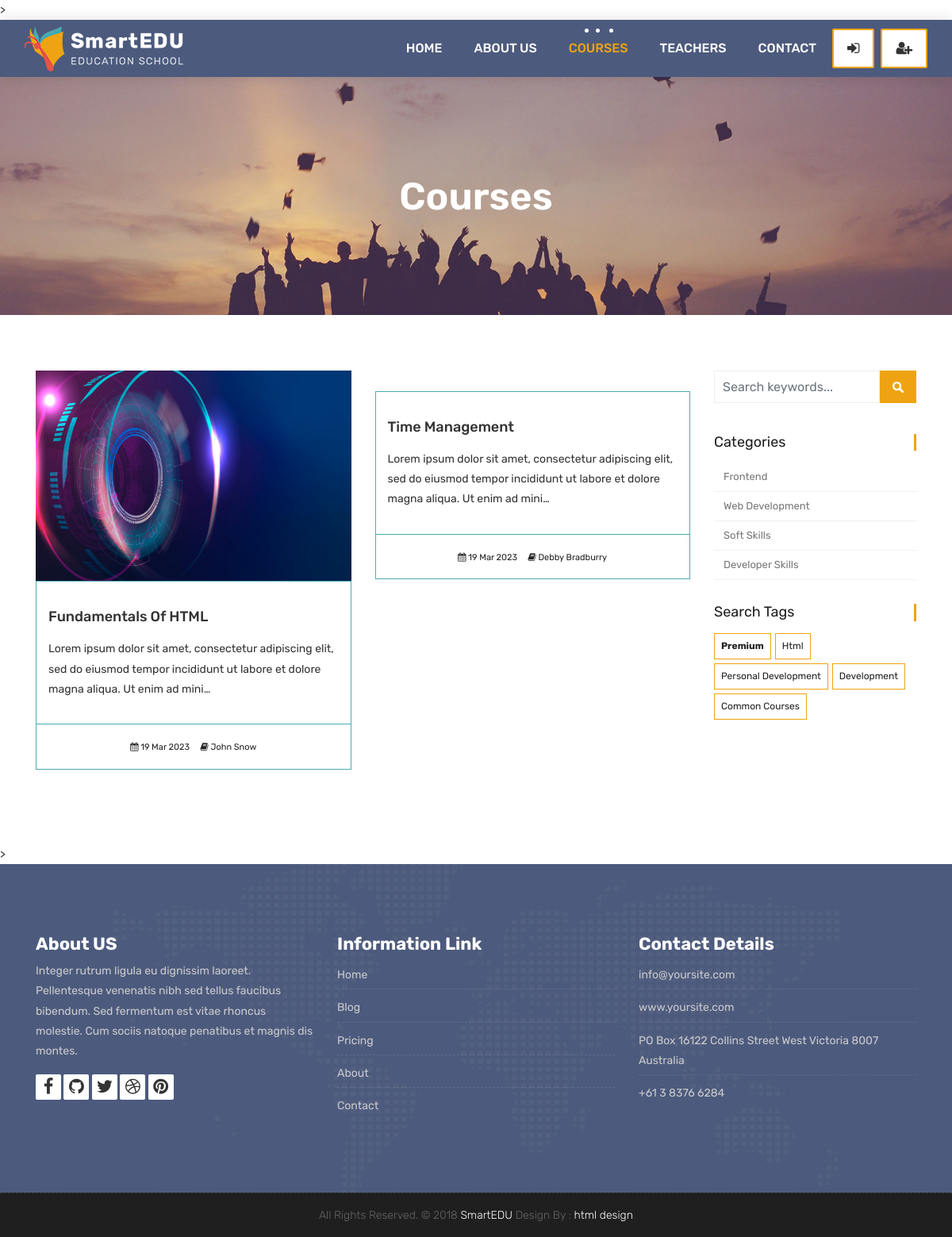
/courses/tags/premium, run on the app's committed database.
### courses/models.py (models this page shows, shortened)
class Course(models.Model):
    name = models.CharField(max_length=200, unique=True, verbose_name="Course Name", help_text="Enter the course name")
    category = models.ForeignKey(Category, null=True, on_delete=models.DO_NOTHING)
    tags = models.ManyToManyField(Tag, blank=True, null=True)
    students = models.ManyToManyField(User, blank=True, related_name='courses_joined')
    teacher = models.ForeignKey(Teacher, null=True, on_delete=models.CASCADE)
    description = models.TextField(blank=True, null=True)
    image = models.ImageField(upload_to="courses/%Y/%m/%d/", default="default_course_image.jpg")
    date = models.DateTimeField(auto_now=True)
    available = models.BooleanField(default=True)

class Category(models.Model):
    name = models.CharField(max_length=50, null=True)
    slug = models.SlugField(max_length=50, unique=True, null=True)

class Tag(models.Model):
    name = models.CharField(max_length=50, null=True)
    slug = models.SlugField(max_length=50, unique=True, null=True)

### teachers/models.py (models this page shows)
class Teacher(models.Model):
    name = models.CharField(max_length=50)
    title = models.CharField(max_length=50)
    description = models.TextField(blank=True, null=True)
    image = models.ImageField(upload_to="teachers/%Y/%m/%d/", default="teachers/default_teacher_image.jpg")
    facebook = models.URLField(max_length=200, blank=True)
    twitter = models.URLField(max_length=200, blank=True)
    linkedin = models.URLField(max_length=200, blank=True)
    youtube = models.URLField(max_length=200, blank=True)
    def __str__(self):
        return self.name

### courses/views.py (the view, shortened to what this page needs)
# urls.py: path('', views.course_list, name="courses"),
def course_list(request, category_slug=None, tag_slug=None):
    category_page = None
    tag_page = None
    categories = categories = Category.objects.all()
    tags = Tag.objects.all()
    current_user = request.user
    if category_slug != None:
        category_page = get_object_or_404(Category, slug=category_slug)
        courses = Course.objects.filter(available=True, category= category_page)
    elif tag_slug != None:
        tag_page = get_object_or_404(Tag, slug=tag_slug)
        courses = Course.objects.filter(available=True, tags=tag_page)
    context = {
        'courses': courses,
        'categories': categories,
        'tags':tags
    }
    return render(request, 'courses.html', context)

### templates/courses.html
{% extends 'partials/_base.html' %}
{% load static %}
{% block content %}
	<div class="all-title-box">
		<div class="container text-center">
			<h1>Courses</span></h1>
		</div>
	</div>
    <div id="overviews" class="section wb">
        <div class="container">
            <div class="row">
                <div class="col-lg-9 blog-post-single">
                    <div class="row">
						{% for course in courses %}
                        <div class="col-lg-6 col-md-6 col-12 mb-4">
                            <div class="course-item">
                                <div class="image-blog">
                                    <img src="{{course.image.url}}" alt="" class="img-fluid">
                                </div>
                                <div class="course-br">
                                    <div class="course-title">
                                        <h2><a href="{% url 'course_detail' course.category.slug course.id %}" title="">{{course.name}}</a></h2>
                                    </div>
                                    <div class="course-desc">
                                        <p>{{course.description | truncatechars:140}}</p>
                                    </div>
                                </div>
                                <div class="course-meta-bot">
                                    <ul>
                                        <li><i class="fa fa-calendar" aria-hidden="true"></i> {{course.date|date:"d M Y"}}</li>
                                        <li><i class="fa fa-book" aria-hidden="true"></i> {{course.teacher}}</li>
                                    </ul>
                                </div>
                            </div>
                        </div>
						{% endfor %}
                    </div>
                </div>
				<div class="col-lg-3 col-12 right-single">
					<div class="widget-search">
						<div class="site-search-area">
							<form method="get" id="site-searchform" action="{% url 'search' %}">
								<div>
									<input class="input-text form-control" name="search" placeholder="Search keywords..." type="text">
									<input id="searchsubmit" value="Search" type="submit">
								</div>
							</form>
						</div>
					</div>
					<div class="widget-categories">
						<h3 class="widget-title">Categories</h3>
						<ul>
							{% for category in categories %}
								<li><a href="{% url 'courses_by_category' category.slug %}">{{category.name}}</a></li>
							{% endfor %}
						</ul>
					</div>
					<div class="widget-tags">
						<h3 class="widget-title">Search Tags</h3>
						<ul class="tags">
							{% for tag in tags %}
								<li><a href="{% url 'courses_by_tag' tag.slug %}">{% if tag.slug in request.path %} <b>{{tag.name}}</b>{% else %}{{tag.name}}{% endif %}</a></li>
							{% endfor %}
						</ul>
					</div>
				</div>
            </div>
        </div>
    </div>
	{% endblock %}

### static/style.css (style rules this page uses)
body { color: #333333; font-size: 14px; font-family: 'Rubik', sans-serif; line-height: 1.80857; }
html, body { height: 100%; }
a { color: #1f1f1f; text-decoration: none !important; outline: none !important; -webkit-transition: all .3s ease-in-out; -moz-transition: all .3s ease-in-out; -ms-transition: all .3s ease-in-out; -o-transition: all .3s ease-in-out; transition: all .3s ease-in-out; }
h1, h2, h3, h4, h5, h6 { letter-spacing: 0; font-weight: normal; position: relative; padding: 0 0 10px 0; font-weight: normal; line-height: 120% !important; color: #1f1f1f; margin: 0 }
h1 { font-size: 24px }
h2 { font-size: 22px }
h3 { font-size: 18px }
h1 a, h2 a, h3 a, h4 a, h5 a, h6 a { color: #212121; text-decoration: none!important; opacity: 1 }
a { color: #1f1f1f; text-decoration: none; outline: none; }
a, .btn { text-decoration: none !important; outline: none !important; -webkit-transition: all .3s ease-in-out; -moz-transition: all .3s ease-in-out; -ms-transition: all .3s ease-in-out; -o-transition: all .3s ease-in-out; transition: all .3s ease-in-out; }
.section { display: block; position: relative; overflow: hidden; padding: 70px 0; }
.section.wb { background-color: #ffffff; }
.all-title-box { background: url(images/banner.jpg)no-repeat; -webkit-background-size: cover; -moz-background-size: cover; -o-background-size: cover; background-size: cover; background-position: center; min-height: 300px; }
.all-title-box h1 { color: #fff; font-weight: 600; text-transform: capitalize; padding-top: 11%; font-size: 48px; line-height: 0px; }
.image-blog img { padding: 0 !important; width: 100%; margin: 0 !important; opacity: 1; -ms-filter: "progid:DXImageTransform.Microsoft.Alpha(Opacity=100)"; -moz-opacity: 1; -khtml-opacity: 1; -webkit-transition: all 150ms ease-in-out; -moz-transition: all 150ms ease-in-out; -o-transition: all 150ms ease-in-out; -ms-transition: all 150ms ease-in-out; transition: all 150ms ease-in-out; }
.right-single .widget-search { margin-bottom: 30px; position: relative; display: inline-block; width: 100%; }
#site-searchform .form-control { border: 1px solid #eee; background-color: #fff; width: 82%; height: 41px; padding: 5px 10px 5px 10px; color: #999; float: left; border-radius: 0; }
#site-searchform #searchsubmit { float: left; width: 18%; height: 41px; cursor: pointer; text-indent: -5555em; line-height: 100; overflow: hidden; background: #eea412 url(images/search-icon.png) no-repeat center 14px; border: 0; transition: all 0.4s ease-in-out; -webkit-transition: all 0.4s ease-in-out; -moz-transition: all 0.4s ease-in-out; -ms-transition: all 0.4s ease-in-out; -o-transition: all 0.4s ease-in-out; }
.widget-categories { margin-bottom: 30px; }
.widget-categories .widget-title { font-size: 18px; font-weight: 400; padding: 0px; margin-bottom: 15px; border-right: 3px solid #eea412; }
.widget-categories ul { list-style: none; margin: 0px; padding: 0px; }
.widget-categories ul li { border-bottom: 1px solid #f2f2f2; font-size: 12px; line-height: 20px; padding: 8px 2px 8px 12px; }
.widget-categories ul li a { color: #777; font-size: 13px; }
.widget-tags .widget-title { font-size: 18px; font-weight: 400; padding: 0px; margin-bottom: 15px; border-right: 3px solid #eea412; }
.widget-tags .tags { list-style: none; margin: 0px; padding: 0px; }
.tags li { float: left; padding: 0px; margin: 0px 5px 5px 0px; list-style-type: none; line-height: 25px; }
.tags li a { border: 1px solid #eea412; color: #212121; text-transform: capitalize; float: left; font-size: 12px; padding: 3px 8px; -webkit-transition: all 0.2s; -moz-transition: all 0.2s; -ms-transition: all 0.2s; -o-transition: all 0.2s; transition: all 0.2s; }
.course-item { background: #ffffff; }
.course-title > h2 { margin: 15px 0; padding: 0px; }
.course-title a { font-size: 18px; line-height: 25px; font-weight: 500; color: #333333; text-transform: capitalize; }
.course-br { border: 1px solid #4babb1; padding: 15px; }
.course-meta-bot { border: 1px solid #4babb1; border-top: 0px; padding: 15px; }
.course-meta-bot ul { padding: 0px; margin: 0px; display: block; text-align: center; }
.course-meta-bot ul li { display: inline-block; list-style: none; padding: 0px 5px; color: #212121; font-size: 11px; }

### data on the page
Course: image (picture), name "Fundamentals Of HTML", description "Lorem ipsum dolor sit amet, consectetur adipiscing elit, sed do eiusmod tempor incididunt ut labore et dolore magna aliqua. Ut enim ad mini…", date "19 Mar 2023", teacher "John Snow"
Course: name "Time Management", description "Lorem ipsum dolor sit amet, consectetur adipiscing elit, sed do eiusmod tempor incididunt ut labore et dolore magna aliqua. Ut enim ad mini…", date "19 Mar 2023", teacher "Debby Bradburry"
Category: name "Frontend"
Category: name "Web Development"
Category: name "Soft Skills"
Category: name "Developer Skills"
Tag: name "Premium"
Tag: name "Html"
Tag: name "Personal Development"
Tag: name "Development"
Tag: name "Common Courses"
